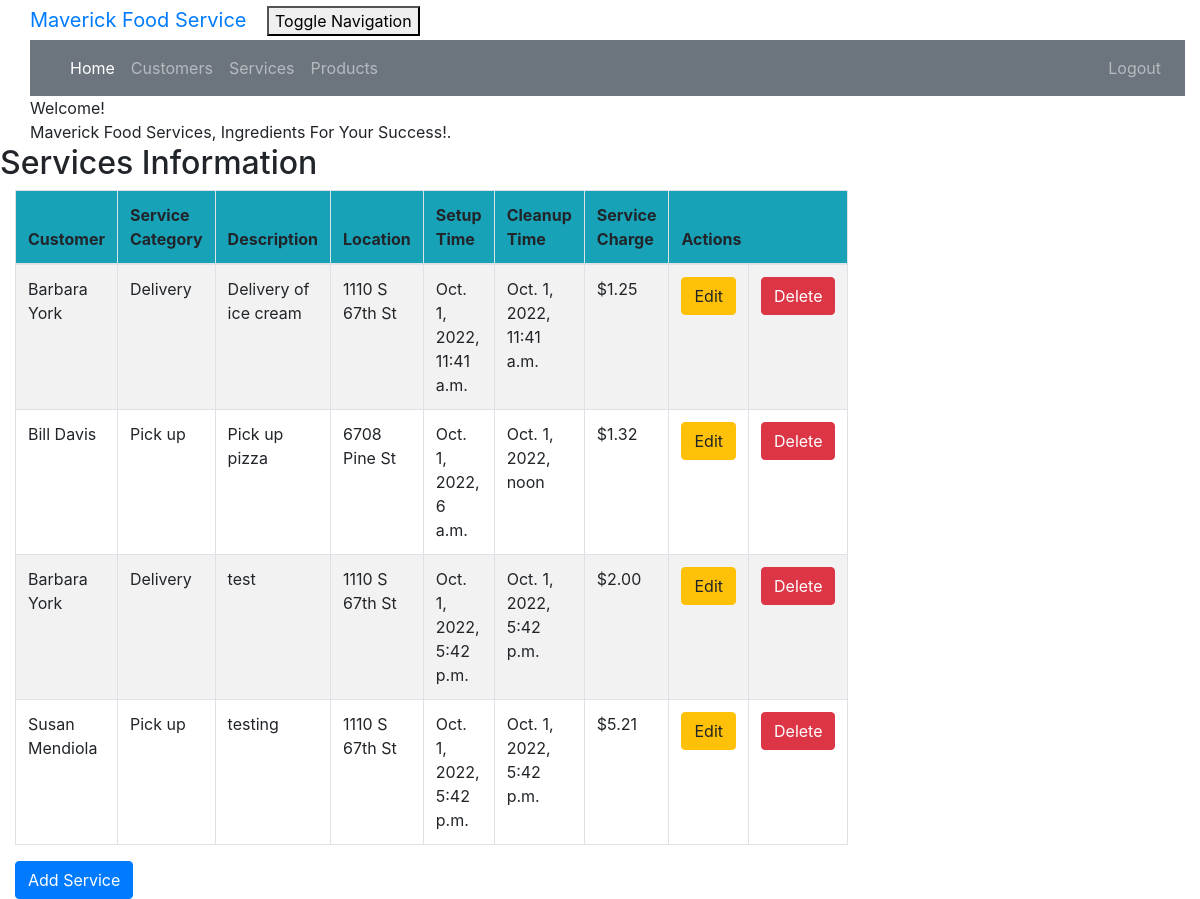
Screenshot of /service_list (signed in) with the database file from the repository.
### crm/models.py (models this page shows, shortened)
class Service(models.Model):
    cust_name = models.ForeignKey(Customer, on_delete=models.CASCADE, related_name='services')
    service_category = models.CharField(max_length=100)
    description = models.TextField()
    location = models.CharField(max_length=200)
    setup_time = models.DateTimeField(
        default=timezone.now)
    cleanup_time = models.DateTimeField(
        default=timezone.now)
    service_charge = models.DecimalField(max_digits=10, decimal_places=2)
    created_date = models.DateTimeField(
        default=timezone.now)
    updated_date = models.DateTimeField(auto_now_add=True)

class Customer(models.Model):
    cust_name = models.CharField(max_length=50)
    email = models.EmailField(max_length=100)
    phone = models.CharField(max_length=20)
    bldgroom = models.CharField(max_length=100)
    address = models.CharField(max_length=200)
    city = models.CharField(max_length=50)
    state = models.CharField(max_length=50)
    zipcode = models.CharField(max_length=10)
    organization = models.CharField(max_length=100)
    role = models.CharField(max_length=100)
    def __str__ (self):
        return self.cust_name

### crm/views.py (the view)
# urls.py: path('service_list', views.service_list, name='service_list'),
@login_required
def service_list(request):
    services = Service.objects.filter(created_date__lte=timezone.now())
    return render(request, 'crm/service_list.html', {'services': services})

### crm/templates/crm/service_list.html (shortened to what this page needs)
<!DOCTYPE html>
{% extends 'crm/base.html' %}
{% block content %}
    {% load humanize %}
    <head>
    </head>
    <body class="bodylist">
    <div class="container">
        <div class="panel panel-primary">
            <div class="panel-heading">Welcome!</div>
            <div class="panel-body">
                Maverick Food Services, Ingredients For Your Success!.
            </div>
        </div>
    </div>
    <div class="row">
        <h2>Services Information</h2>
    </div>
    <div>
        <table class="table table-striped table-bordered table-hover w-auto">
            <thead>
            <tr class="bg-info">
                <th>Customer</th>
                <th>Service Category</th>
                <th>Description</th>
                <th>Location</th>
                <th>Setup Time</th>
                <th>Cleanup Time</th>
                <th>Service Charge</th>
                <th colspan="3">Actions</th>
            </tr>
            </thead>
            <tbody>
            {% for service in services %}
                <tr>
                    <td>{{ service.cust_name }}</td>
                    <td>{{ service.service_category }}</td>
                    <td>{{ service.description }}</td>
                    <td>{{ service.location }}</td>
                    <td>{{ service.setup_time }}</td>
                    <td>{{ service.cleanup_time }}</td>
                    <td>${{ service.service_charge|floatformat:2|intcomma }}</td>
                    <td><a href="{% url 'crm:service_edit' pk=service.pk %}"
                           class="btn btn-warning">Edit</a>
                    </td>
                    <td><a href="{% url 'crm:service_delete' pk=service.pk %}"
                           onclick="return confirm('Are you sure you want to delete?')"
                           class="btn btn-danger">Delete</a>
                    </td>
                </tr>
            {% endfor %}
            </tbody>
        </table>
    </div>
    <div>
        <a href="{% url 'crm:service_new' %}"><span
                class="btn btn-primary">Add Service</span></a>
    </div>
    </body>
{% endblock %}

### crm/static/css/portfolio.css (style rules this page uses)
body { padding-left: 15px; }

### rows the page displays
Service: cust_name "Barbara York", service_category "Delivery", description "Delivery of ice cream", location "1110 S 67th St", setup_time "Oct. 1, 2022, 11:41 a.m.", cleanup_time "Oct. 1, 2022, 11:41 a.m.", service_charge "1.25"
Service: cust_name "Bill Davis", service_category "Pick up", description "Pick up pizza", location "6708 Pine St", setup_time "Oct. 1, 2022, 6 a.m.", cleanup_time "Oct. 1, 2022, noon", service_charge "1.32"
Service: cust_name "Barbara York", service_category "Delivery", description "test", location "1110 S 67th St", setup_time "Oct. 1, 2022, 5:42 p.m.", cleanup_time "Oct. 1, 2022, 5:42 p.m.", service_charge "2.00"
Service: cust_name "Susan Mendiola", service_category "Pick up", description "testing", location "1110 S 67th St", setup_time "Oct. 1, 2022, 5:42 p.m.", cleanup_time "Oct. 1, 2022, 5:42 p.m.", service_charge "5.21"
